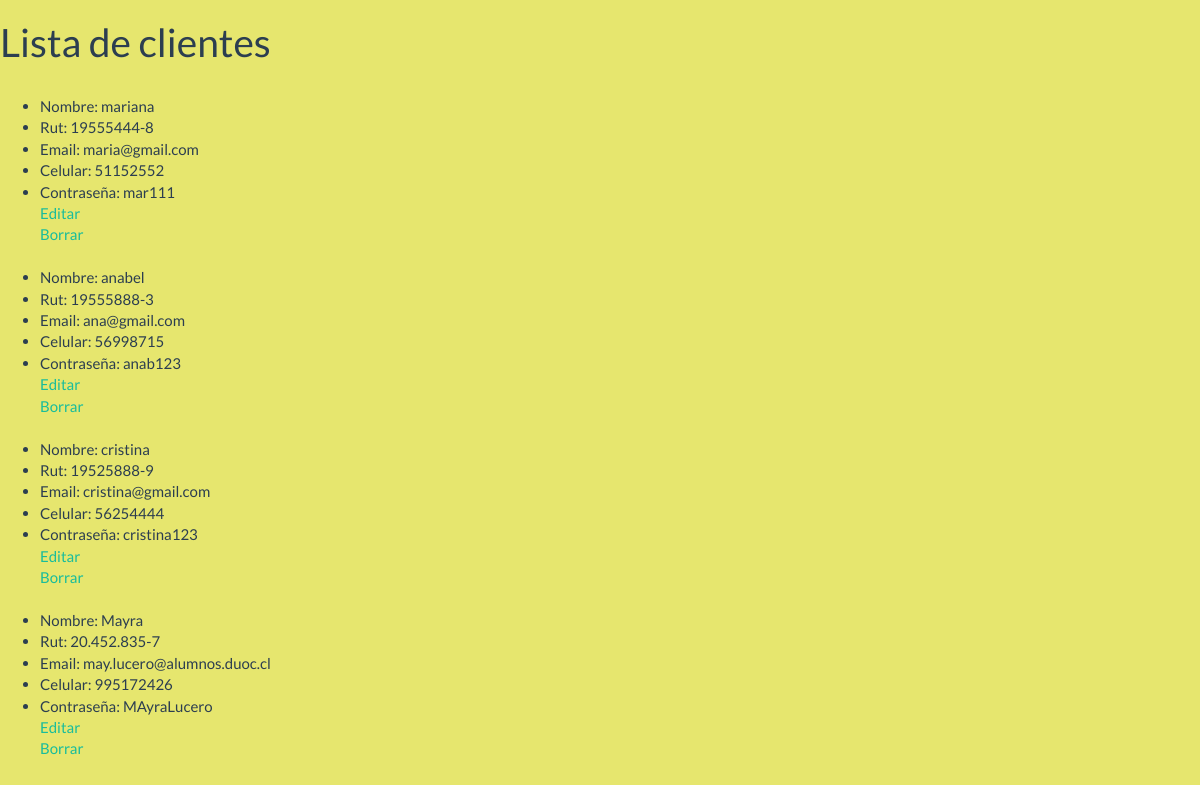
/listar_clientes, run on an earlier commit of the app's database.
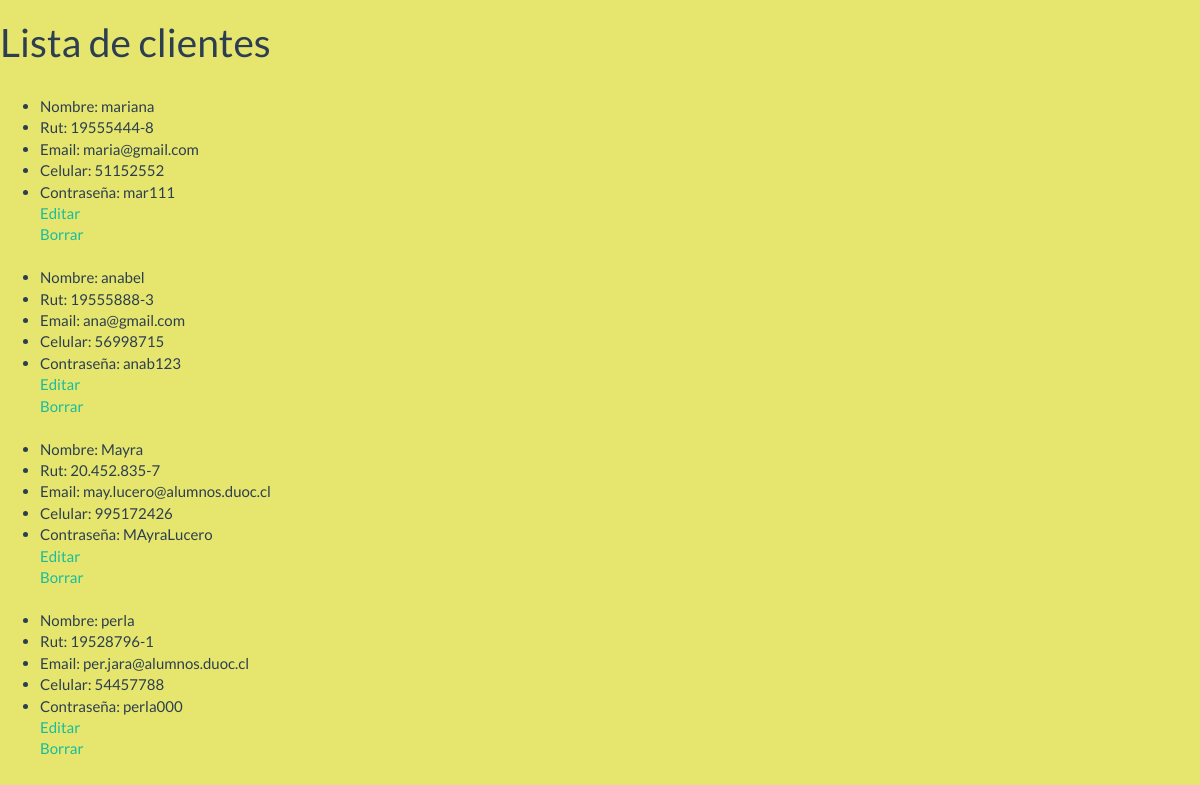
And on a later commit of the database.
### app/models.py (models this page shows, shortened)
class Cliente(models.Model):
    nombre = models.CharField(max_length=30)
    rut = models.CharField(max_length=12)
    email = models.EmailField(max_length=50)
    celular = models.CharField(max_length=12)
    contraseña = models.CharField(max_length=20)
    class Meta:
        permissions = (
            ('administrador',_('Es administrador')),
            ('cliente',_('Es cliente')),
        )

### app/views.py (the view)
# urls.py: path('listar_clientes',views.listar_clientes),
def listar_clientes(request):
    clientes = Cliente.objects.filter(nombre__contains='')
    return render(request, "app/listar_clientes.html", {'clientes': clientes})

### app/templates/app/listar_clientes.html (shortened to what this page needs)
{% load staticfiles %}
<!DOCTYPE html>
<html lang="en">
<head>
    <link rel="stylesheet" href="{% static 'css/bootstrap.min.css' %}">
    <link rel="stylesheet" href="{% static 'css/index.css' %}">
</head>
<body>
    <h1>Lista de clientes</h1>
    <ul>
        {% if clientes %}
        {% for c in clientes %}
        <br>
        <li>
            Nombre:
            {{ c.nombre}}
        </li>
        <li>
            Rut:
            {{ c.rut}}
        </li>
        <li>
            Email:
            {{ c.email}}
        </li>
        <li>
            Celular:
            {{ c.celular}}
        </li>
        <li>
            Contraseña:
            {{ c.contraseña}}
            <br>
            <a href="/editar_cliente/{{ c.id }}"> Editar</a>
            <br>
            <a href="/borrar_cliente/{{ c.id }}"
            onclick="return confirm('¿Esta seguro de borrar?');"
            > Borrar</a>
        </li>
        {% endfor %}
        {% else %}
            <p>No hay clientes</p>
        {% endif %}
    </ul>
</body>
</html>

### static/css/index.css (style rules this page uses)
body { background: rgb(230, 230, 110); }

What changed in the data, as far as the page shows it:
removed Cliente: nombre "cristina", rut "19525888-9", email "cristina@gmail.com", celular "56254444", contraseña "cristina123"
added Cliente: nombre "perla", rut "19528796-1", email "per.jara@alumnos.duoc.cl", celular "54457788", contraseña "perla000"
